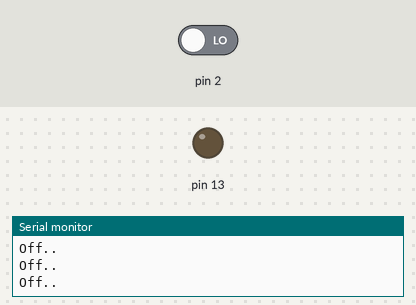
Bench run of a sketch on a simulated Arduino Uno, built with avr-gcc and run on an emulated ATmega328P. On the bench: output pins drawn as LEDs (lit = HIGH), the last lines printed to the serial monitor. Inputs (shaded band) come from the test bench; at power-on: pin 2 LOW.

Above: at 1.2 s.
1.3 s: pin 2 driven HIGH
At 2.6 s:
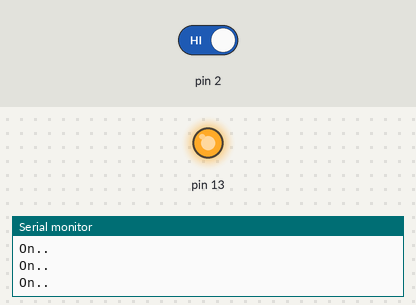
Timing chart, 0 to 4.3 s (numbered marks = the images above; inputs shaded):
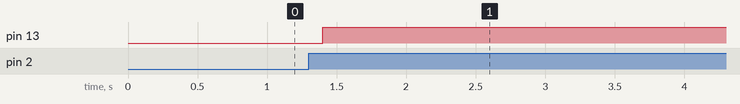

Measured:
- after the input at 1.3 s, pin 13: LOW → HIGH after 0.10 s

The sketch:

ToggleSwitch.ino
```cpp
#include "TactileSwitch.h";


unsigned long previousVal = LOW;

TactileSwitch s;

void setup()
{

	Serial.begin(9600);
	//pinMode(_pin1,INPUT);
	s.init(2);
	Serial.println("Inside set up");
	pinMode(13, OUTPUT);

}

void loop()
{

	if(s.on())
	{
		Serial.println("On..");
		digitalWrite(13, HIGH);
		//digitalWrite(4, HIGH);
	}
	else
	{
		digitalWrite(13, LOW);
		//digitalWrite(4, LOW);
		Serial.println("Off..");
	}
  delay(200);

}
```

TactileSwitch.cpp
```cpp
//
//
//

#include "TactileSwitch.h"
#include <Arduino.h>

int _pin = -1;
bool _enabled = false;
unsigned long _previousVal = LOW;


void TactileSwitch::init(int pin)
{
	pinMode(pin, INPUT);
	_pin = pin;
}

bool TactileSwitch::on()
{

	if (_pin == -1) return false;

	unsigned long currentVal = digitalRead(_pin);

	if (currentVal == HIGH)
	{
		if(_previousVal != currentVal)
		{
			_enabled = !(_enabled);
		}
	}

	_previousVal = currentVal;
	return _enabled;

}
```

TactileSwitch.h
```cpp
// TactileSwitch.h

#ifndef _TACTILESWITCH_h
#define _TACTILESWITCH_h

#if defined(ARDUINO) && ARDUINO >= 100
	#include "Arduino.h"
#else
	#include "WProgram.h"
#endif

class TactileSwitch
{
 private:


 public:
	void init(int pin);
	bool on();
};

extern TactileSwitch TACTILESWITCH;

#endif
```
